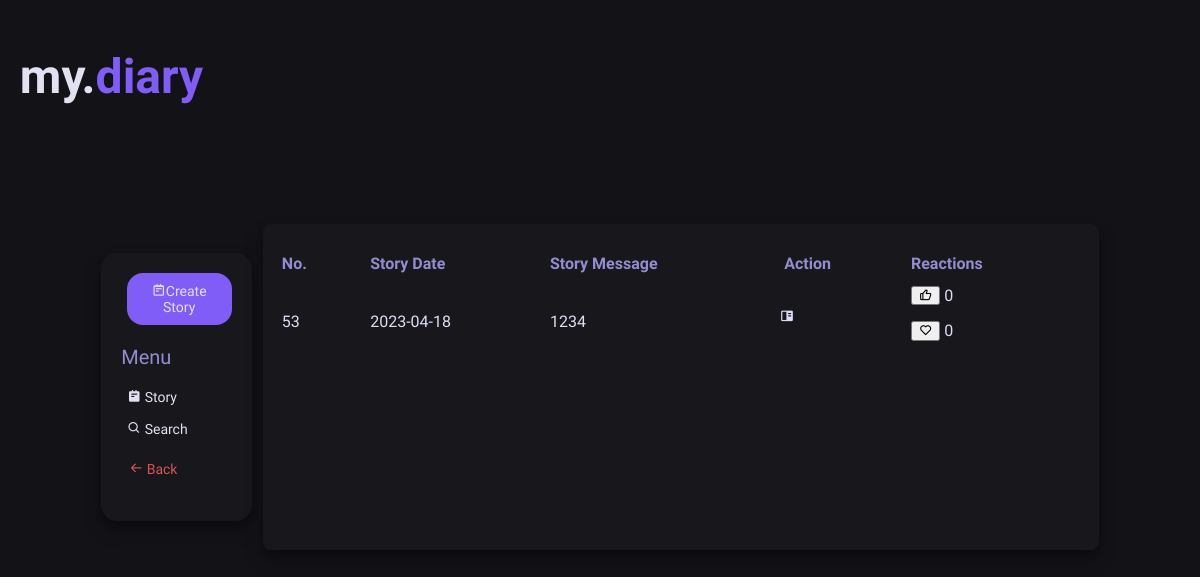
The page /story_wall.php on the database as committed earlier.
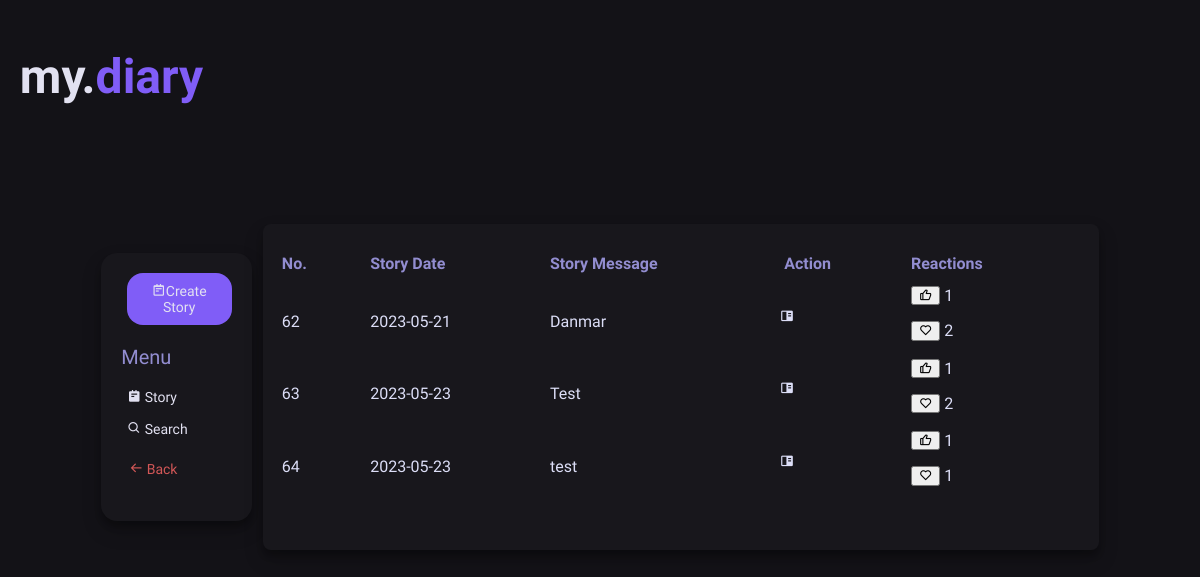
The same page on the database as committed later.
### tables this page shows
CREATE TABLE `story` (
  `story_id` int(11) NOT NULL,
  `story_date` date NOT NULL,
  `diary_id` int(11) NOT NULL,
  `story_message` longtext NOT NULL
);

### fetchStoryWall.php (called while the page is built)
<?php
    require('local_setting.php');
    $queryFetchStory = "SELECT * FROM story";
    $resultFetchStory = mysqli_query($conn,$queryFetchStory);
?>

### story_wall.php (the view, shortened to what this page needs)
<?php
    require('local_setting.php');
    $userID = $_REQUEST['userID'];
    $storyID = $_REQUEST['storyID'];
    $diaryID = $_REQUEST['diaryID'];
    $userReaction = getUserReaction($conn, $storyID);
    function getUserReaction($conn, $storyID)
    {
        $userID = $_REQUEST['userID'];
        $sql = "SELECT reaction FROM reactions WHERE user_id = '{$userID}' AND story_id = '{$storyID}'";
        $result = mysqli_query($conn, $sql);
        return null;
    }
    function getReactionCount($conn, $storyID, $reactionType)
    {
        $sql = "SELECT COUNT(*) AS count FROM reactions WHERE story_id = '{$storyID}' AND reaction = '{$reactionType}'";
        $result = mysqli_query($conn, $sql);
        if ($result && mysqli_num_rows($result) > 0) {
            $row = mysqli_fetch_assoc($result);
            return $row['count'];
        }
        return 0;
    }
?>
<html>
    <head>
        <link href='https://unpkg.com/boxicons@2.1.4/css/boxicons.min.css' rel='stylesheet'>
        <link rel="stylesheet" href="style5.css">
    </head>
    <body>
    <div class="headercontainer">
        <h2 class="style2">my.</h2>
        <h2 class="style3">diary</h2>
    </div>
    <div class="container">
        <div class="control_container">
            <form method="post" action="new_story.php?diaryID=<?php echo $diaryID ?>&userID=<?php echo $userID ?>">
                <button type="submit" class="btn" id="btnDiary"><i class='bx bx-notepad'></i>Create Story</button>
            </form>
            <p class="diary_title">Menu</p>
            <p><a href="#" onclick="searchBarHidden()"><i class='bx bxs-notepad'></i> Story </a></p>
            <p> <a href="#" onclick="searchBar()"><i class='bx bx-search'></i> Search</a></p>
            <form action="main.php?userID=<?php echo $userID ?>" method="POST">
                <button type="submit" name="backButton" class="btn_back"><i class='bx bx-arrow-back'></i> Back</button>
            </form>
        </div>
        <div class="side_container">
            <table class="diary">
                <tr>
                    <th>No.</th>
                    <th>Story Date</th>
                    <th>Story Message</th>
                    <th>Action</th>
                    <th>Reactions</th>
                </tr>
                <?php
                require('fetchStoryWall.php');
                if (mysqli_num_rows($resultFetchStory) > 0) {
                    while ($storyResult = mysqli_fetch_array($resultFetchStory)) {
                        ?>
                        <tr>
                            <td><?php echo $storyResult['story_id'] ?></td>
                            <td><?php echo $storyResult['story_date'] ?></td>
                            <td><?php echo $storyResult['story_message'] ?></td>
                            <td>
                                <div class="group_right">
                                    <form method="POST" action="view_story.php?storyID=<?php echo $storyResult['story_id'] ?>">
                                        <button type="submit" class="btn_right_go">
                                            <i class='bx bxs-book-content'></i>
                                        </button>
                                    </form>
                                </div>
                            </td>
                            <td>
                                <div>
                                <form class="reaction-form">
                                    <button type="submit" <?php if ($userReaction === 'like') echo 'disabled'; ?>><i class='bx bx-like'></i></button>
                                    <span id="likeCount_<?php echo $storyResult['story_id']; ?>"><?php echo getReactionCount($conn, $storyResult['story_id'], 'like'); ?></span>
                                </form>
                                </div>
                                <div>
                                <form class="reaction-form">
                                    <button type="submit" <?php if ($userReaction === 'heart') echo 'disabled'; ?>><i class='bx bx-heart'></i></button>
                                    <span id="heartCount_<?php echo $storyResult['story_id']; ?>"><?php echo getReactionCount($conn, $storyResult['story_id'], 'heart'); ?></span>
                                </form>
                                </div>
                            </td>
                        </tr>
                    <?php
                    }
                }
                ?>
            </table>
        </div>
    </div>
    </body>
</html>

Rows that differ between the two databases and show on the page:
removed story: story_id "53", story_date "2023-04-18", story_message "1234", story_id "0"
added story: story_id "62", story_date "2023-05-21", story_message "Danmar", story_id "1", story_id "2"
added story: story_id "63", story_date "2023-05-23", story_message "Test", story_id "1", story_id "2"
added story: story_id "64", story_date "2023-05-23", story_message "test", story_id "1"
